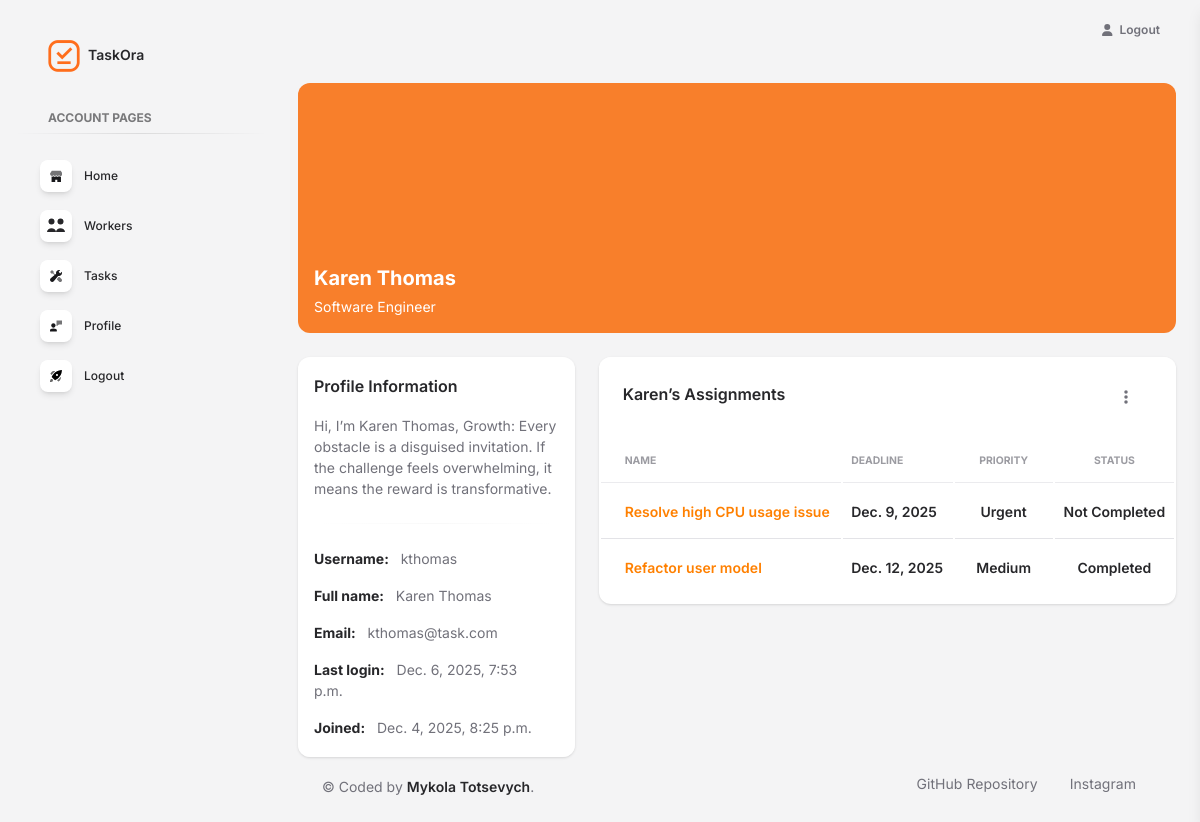
The page /profile/18/ (signed in) on the database as committed earlier.
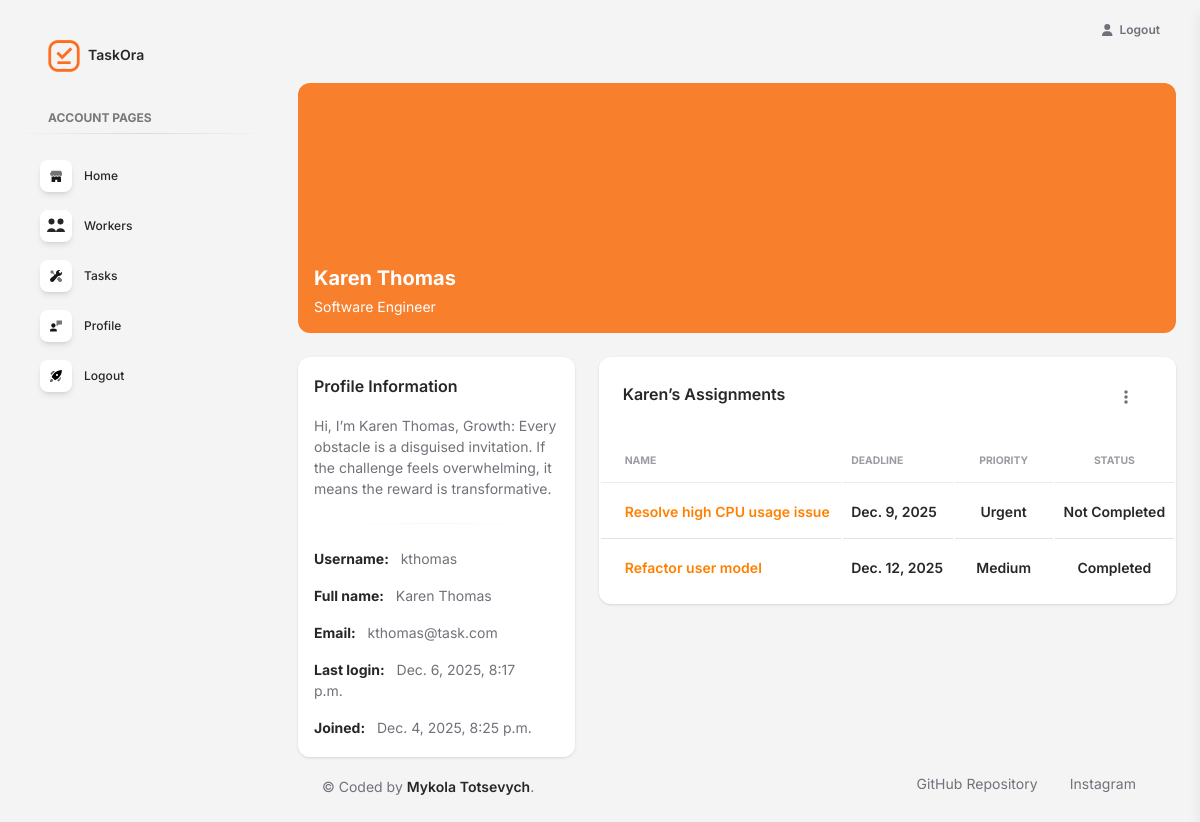
The same page on the database as committed later.
### task_manager/models.py (models this page shows, shortened)
class Worker(AbstractUser):
    bio = models.TextField(null= True, blank=True)
    position = models.ForeignKey(
        Position,
        on_delete=models.CASCADE,
        related_name="workers"
    )

class Position(models.Model):
    name = models.CharField(max_length=255, unique=True)
    class Meta:
        ordering = ("name",)
    def __str__(self):
        return self.name

class Task(models.Model):
    PRIORITY_CHOICES = [
        ("Low", "Low"),
        ("Medium", "Medium"),
        ("High", "High"),
        ("Urgent", "Urgent"),
    ]
    name = models.CharField(max_length=255)
    description = models.TextField()
    deadline = models.DateField(null=True, blank=True)
    is_completed = models.BooleanField(default=False)
    priority = models.CharField(max_length=10, choices=PRIORITY_CHOICES)
    task_type = models.ForeignKey(
        TaskType,
        on_delete=models.CASCADE,
        related_name="tasks"
    )
    tags = models.ManyToManyField(Tag, related_name="tasks")
    assignees = models.ManyToManyField(settings.AUTH_USER_MODEL, related_name="tasks")

### task_manager/views.py (the view)
# urls.py: path("profile/<int:pk>/", WorkerDetailView.as_view(), name="profile-detail"),
class WorkerDetailView(LoginRequiredMixin, generic.DetailView):
    model = Worker
    template_name = "task_manager/profile.html"
    def get_context_data(self, **kwargs):
        context = super().get_context_data(**kwargs)
        if self.request.GET.get("completed") == "Yes":
            context["tasks"] = self.object.tasks.filter(is_completed=True)
        elif self.request.GET.get("completed") == "No":
            context["tasks"] = self.object.tasks.filter(is_completed=False)
        else:
            context["tasks"] = self.object.tasks.all()
        return context

### task_manager/templatetags/admin_soft.py (called while the page is built)
@assignment_tag(takes_context=True)
def get_direction(context):
    res = {
        'panel': 'text-left',
        'notify': 'right',
        'float': 'float-right',
        'reverse_panel': 'text-right',
        'nav': 'ml-auto'
    }
    if context.get('LANGUAGE_BIDI'):
        res['panel'] = 'text-right'
        res['notify'] = 'left'
        res['float'] = ''
        res['reverse_panel'] = 'text-left'
        res['nav'] = 'mr-auto'
    return res

@assignment_tag(takes_context=True)
def get_admin_setting(context):
    res = {
    }
    return res

### templates/task_manager/profile.html (shortened to what this page needs)
{% extends "layouts/base.html" %}
{% load static %}
{% block content %}
  <div class="container-fluid">
    <div class="page-header min-height-250 border-radius-lg mt-4 d-flex flex-column justify-content-end">
      <span class="mask bg-primary opacity-9"></span>
      <div class="w-100 position-relative p-3">
        <div class="d-flex justify-content-between align-items-end">
          <div class="d-flex align-items-center">
            <div>
              <h5 class="mb-1 text-white font-weight-bolder">
                {{ worker.first_name }} {{ worker.last_name }}
              </h5>
              <p class="mb-0 text-white text-sm">
                {{ worker.position }}
              </p>
            </div>
          </div>
        </div>
      </div>
    </div>
  </div>
  <div class="container-fluid py-4">
    <div class="row">
      <div class="col-12 col-xl-4">
        <div class="card h-100" style="min-height: 400px; max-height: 400px; overflow-y: auto;">
          <div class="card-header pb-0 p-3">
            <div class="row">
              <div class="col-md-8 d-flex align-items-center">
                <h6 class="mb-0">Profile Information</h6>
              </div>
            </div>
          </div>
          <div class="card-body p-3">
            {% if worker.bio %}
              <p class="text-sm">
                {{ worker.bio }}
              </p>
            {% else %}
              <p class="text-sm">
                No bio here.
              </p>
            {% endif %}
            <hr class="horizontal gray-light my-4">
            <ul class="list-group">
              <li class="list-group-item border-0 ps-0 pt-0 text-sm"><strong class="text-dark">Username:</strong> &nbsp; {{ worker.username }}</li>
              <li class="list-group-item border-0 ps-0 text-sm">
                <strong class="text-dark">Full name:</strong> &nbsp; {% if worker.first_name and worker.last_name %} {{ worker.first_name }} {{ worker.last_name }} {% else %} Full name not saved yet. {% endif %}
              </li>
              <li class="list-group-item border-0 ps-0 text-sm"><strong class="text-dark">Email:</strong> &nbsp; {% if worker.email %} {{ worker.email }} {% else %} Email not saved yet. {% endif %}</li>
              <li class="list-group-item border-0 ps-0 text-sm"><strong class="text-dark">Last login:</strong> &nbsp; {% if worker.last_login %} {{ worker.last_login }} {% else %} Not logged in yet. {% endif %}</li>
              <li class="list-group-item border-0 ps-0 text-sm"><strong class="text-dark text-sm">Joined:</strong> &nbsp; {{ worker.date_joined }}</li>
            </ul>
          </div>
        </div>
      </div>
      <div class="col-12 col-xl-8">
        <div class="card">
          <div class="card-header pb-0">
            <div class="row">
              {% if worker.first_name %}
                <div class="col-lg-6 col-7">
                  <h6>{{ worker.first_name }}’s Assignments</h6>
                </div>
              {% else %}
                <div class="col-lg-6 col-7">
                  <h6>Worker’s Assignments</h6>
                </div>
              {% endif %}
            <div class="col-lg-6 col-5 my-auto text-end">
              <div class="dropdown float-lg-end pe-4">
                <a class="cursor-pointer" id="dropdownTable" data-bs-toggle="dropdown" aria-expanded="false">
                  <i class="fa fa-ellipsis-v text-secondary"></i>
                </a>
              </div>
            </div>
          </div>
        </div>
        <div class="card-body px-0 pb-2">
          <div class="table-responsive" style="max-height: 46vh; overflow-y: auto;">
            <table class="table align-items-center mb-0">
              {% if tasks %}
                <thead>
                  <tr>
                    <th class="text-uppercase text-secondary text-xxs font-weight-bolder opacity-7">Name</th>
                    <th class="text-uppercase text-secondary text-xxs font-weight-bolder opacity-7 ps-2">Deadline</th>
                    <th class="text-center text-uppercase text-secondary text-xxs font-weight-bolder opacity-7">Priority</th>
                    <th class="text-center text-uppercase text-secondary text-xxs font-weight-bolder opacity-7">Status</th>
                  </tr>
                </thead>
                <tbody>
                  {% for task in tasks %}
                    <tr>
                      <td class="align-middle ps-4 py-3">
                        <a href="{% url "task_manager:task-detail" task.id %}" style="color: #ff8000; font-weight: 600;">
                          <div class="mb-0 text-sm">{{ task.name }}</div>
                        </a>
                      </td>
                      <td class="align-middle px-2 py-3">
                        <h6 class="mb-0 text-sm">{{ task.deadline }}</h6>
                      </td>
                      <td class="align-middle px-2 py-3 text-center">
                        <h6 class="mb-0 text-sm">{{ task.priority }}</h6>
                      </td>
                      <td class="align-middle px-2 py-3 text-center">
                        {% if task.is_completed %}
                          <h6 class="mb-0 text-sm">Completed</h6>
                        {% else %}
                          <h6 class="mb-0 text-sm">Not Completed</h6>
                        {% endif %}
                      </td>
                    </tr>
                  {% endfor %}
                </tbody>
              {% else %}
                <div class="card-body px-4 py-3">
                  <h6 class="mb-0">There is nothing here.</h6>
                </div>
              {% endif %}
            </table>
          </div>
        </div>
        </div>
      </div>
    </div>
    {% include "includes/footer.html" %}
  </div>
{% endblock content %}

### templates/layouts/base.html (shortened to what this page needs)
<!DOCTYPE html>
{% load i18n static admin_soft %}
{% get_current_language as LANGUAGE_CODE %}
{% get_current_language_bidi as LANGUAGE_BIDI %}
{% get_direction as direction %}
{% get_admin_setting as admin_setting %}
<html lang="en">
  <head>
    {% include "includes/head.html" %}
  </head>
  <body class="g-sidenav-show  bg-gray-100">
    {% block sidebar %}
      {% include "includes/sidebar.html" %}
    {% endblock sidebar %}
    <main class="main-content position-relative max-height-vh-100 h-100 border-radius-lg ">
      {% block navigation %}
          {% include "includes/navigation.html" %}
      {% endblock navigation %}
      {% block content %}{% endblock content %}
    </main>
  </body>
</html>

### templates/includes/head.html (shortened to what this page needs)
{% load static %}
<link href="https://demos.creative-tim.com/argon-dashboard-pro/assets/css/nucleo-icons.css" rel="stylesheet" />
<link href="https://demos.creative-tim.com/argon-dashboard-pro/assets/css/nucleo-svg.css" rel="stylesheet" />
<link id="pagestyle" href="{% static "assets/css/soft-ui-dashboard.css" %}?v=1.1.0" rel="stylesheet" />

### templates/includes/sidebar.html (shortened to what this page needs)
{% load i18n static admin_soft %}
<aside class="sidenav navbar navbar-vertical navbar-expand-xs border-0 border-radius-xl my-3 fixed-start ms-3 " id="sidenav-main">
    <div class="sidenav-header">
      <a class="navbar-brand m-0" href="{% url "task_manager:index" %}">
        <img src="{% static "assets/img/favicon3.png" %}" class="navbar-brand-img h-100" alt="main_logo">
        <span class="ms-1 font-weight-bold">TaskOra</span>
      </a>
    </div>
    <ul class="navbar-nav">
      <li class="nav-item mt-3">
        <h6 class="ps-4 ms-2 text-uppercase text-xs font-weight-bolder opacity-6">Account pages</h6>
      </li>
    </ul>
    <hr class="horizontal dark mt-0">
    <div class="collapse navbar-collapse  w-auto " id="sidenav-collapse-main">
      <ul class="navbar-nav">
        <li class="nav-item">
          <a class="nav-link {% if segment == 'dashboard' %}active{% endif %}" href="{% url "task_manager:index" %}">
            <div class="icon icon-shape icon-sm shadow border-radius-md bg-white text-center me-2 d-flex align-items-center justify-content-center">
            </div>
            <span class="nav-link-text ms-1">Home</span>
          </a>
        </li>
        <li class="nav-item">
          <a class="nav-link {% if segment == 'tables' %} active {% endif %}" href="{% url "task_manager:profile-list" %}">
            <div class="icon icon-shape icon-sm shadow border-radius-md bg-white text-center me-2 d-flex align-items-center justify-content-center">
            </div>
            <span class="nav-link-text ms-1">Workers</span>
          </a>
        </li>
        <li class="nav-item">
          <a class="nav-link {% if segment == 'rtl' %}active{% endif %}" href="{% url "task_manager:task-list" %}">
            <div class="icon icon-shape icon-sm shadow border-radius-md bg-white text-center me-2 d-flex align-items-center justify-content-center">
            </div>
            <span class="nav-link-text ms-1">Tasks</span>
          </a>
        </li>
        <li class="nav-item">
          <a class="nav-link {% if segment == 'profile' %}active{% endif %}" href="{% url "task_manager:profile-detail" user.id %}">
            <div class="icon icon-shape icon-sm shadow border-radius-md bg-white text-center me-2 d-flex align-items-center justify-content-center">
            </div>
            <span class="nav-link-text ms-1">Profile</span>
          </a>
        </li>
        <li class="nav-item">
          <form method="post" action="{% url 'logout' %}">
            <a href="#" onclick="this.closest('form').submit();"
               class="nav-link {% if segment == 'logout' %}active{% endif %}"
               style="text-decoration:none;">
              <div class="icon icon-shape icon-sm shadow border-radius-md bg-white text-center me-2 d-flex align-items-center justify-content-center">
              </div>
              <span class="nav-link-text ms-1">Logout</span>
            </a>
          </form>
        </li>
      </ul>
    </div>
</aside>

### templates/includes/navigation.html (shortened to what this page needs)
{% load static replace_value %}
<nav class="navbar navbar-main navbar-expand-lg px-0 mx-4 shadow-none border-radius-xl" id="navbarBlur" navbar-scroll="true">
    <div class="container-fluid py-1 px-3">
      <div class="collapse navbar-collapse mt-sm-0 mt-2 me-md-0 me-sm-4" id="navbar">
        <ul class="navbar-nav justify-content-end">
          <li class="nav-item d-flex align-items-center">
            <form method="post" action="{% url 'logout' %}" class="d-inline">
              <button type="submit" class="nav-link text-body font-weight-bold px-0" style="text-decoration:none;">
                <i class="fa fa-user me-sm-1"></i>
                <span class="d-sm-inline d-none">Logout</span>
              </button>
            </form>
          </li>
        </ul>
      </div>
    </div>
</nav>

### templates/includes/footer.html
<footer class="footer pt-3">
    <div class="container-fluid">
      <div class="row align-items-center justify-content-lg-between">
        <div class="col-lg-6 mb-lg-0 mb-4">
          <div class="copyright text-center text-sm text-muted text-lg-start">
            &copy; Coded by <a href="https://www.linkedin.com/in/miko%C5%82aj-tocewicz-572ab4351/" class="font-weight-bold" target="_blank">Mykola Totsevych</a>.
          </div>
        </div>
        <div class="col-lg-6">
          <ul class="nav nav-footer justify-content-center justify-content-lg-end">
            <li class="nav-item">
              <a href="https://github.com/mtotsevych/TaskOra" class="nav-link text-muted" target="_blank">GitHub Repository</a>
            </li>
            <li class="nav-item">
              <a href="https://www.instagram.com/mikolaj_tocewicz?igsh=ZTl0NjNvczhlZXl0" class="nav-link text-muted" target="_blank">Instagram</a>
            </li>
          </ul>
        </div>
      </div>
    </div>
</footer>

### templates/includes/configurator.html (shortened to what this page needs)
{% load static %}

### templates/includes/scripts.html (shortened to what this page needs)
{% load static %}

Rows that differ between the two databases and show on the page:
changed Worker "Karen": last_login "Dec. 6, 2025, 7:53 p.m." → "Dec. 6, 2025, 8:17 p.m."
